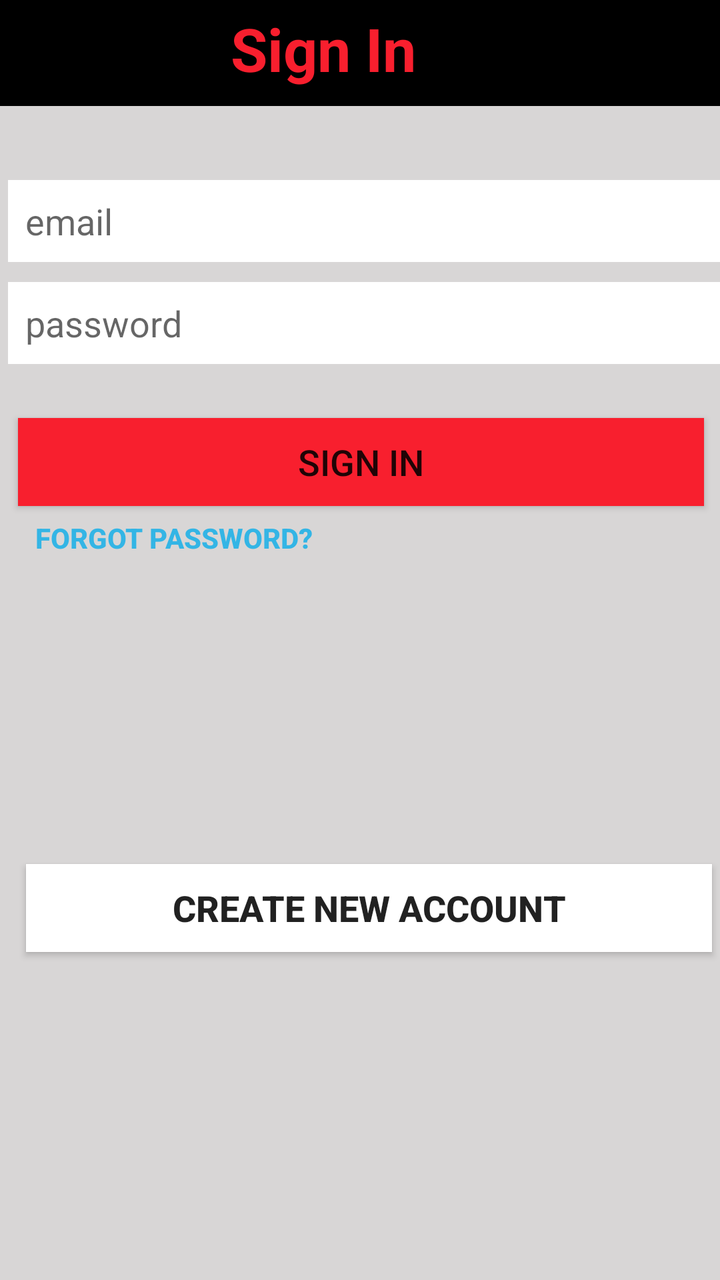
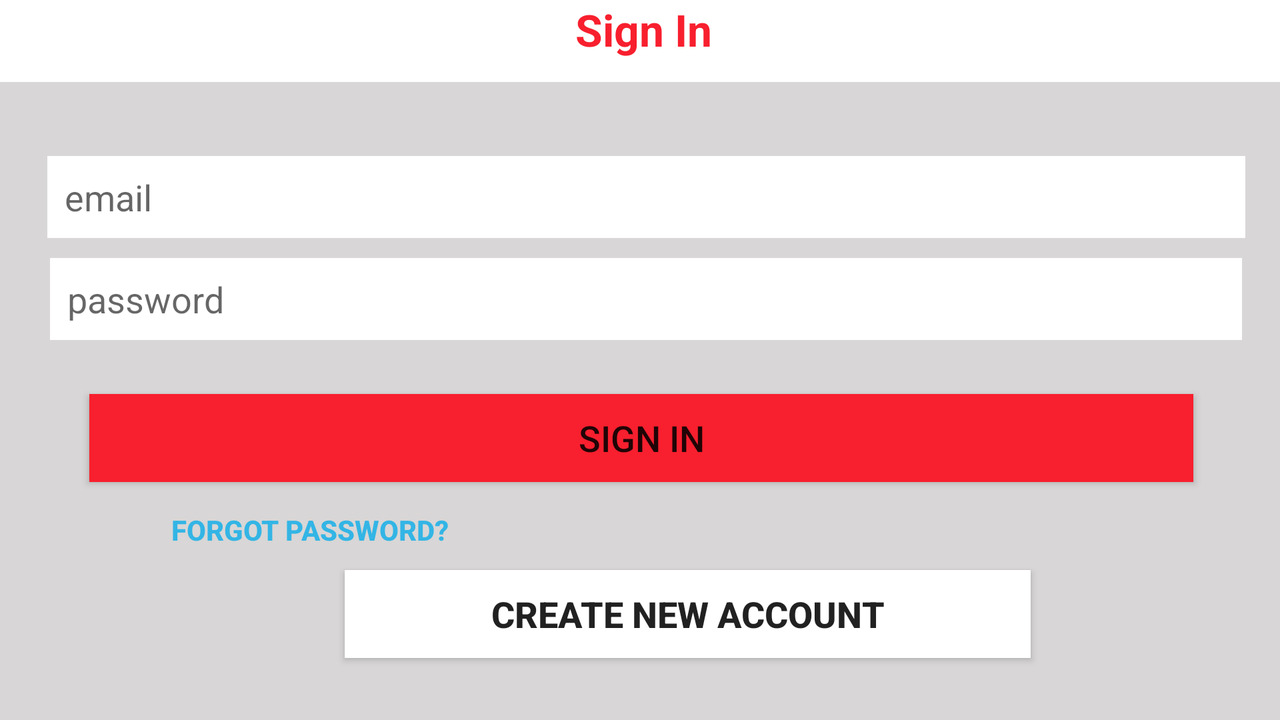

An Android layout and its configuration variant, each rendered on a device that would load it. The default file and the variant file are quoted in full after the pictures.
<!-- AndroidManifest.xml: application theme AppTheme -->
<!-- res/layout/activity_signin.xml -->
<?xml version="1.0" encoding="utf-8"?>
<android.support.constraint.ConstraintLayout xmlns:android="http://schemas.android.com/apk/res/android"
    xmlns:app="http://schemas.android.com/apk/res-auto"
    xmlns:tools="http://schemas.android.com/tools"
    android:layout_width="match_parent"
    android:layout_height="match_parent"
    android:background="#d8d6d6"
    tools:context=".Signin">

    <android.support.v7.widget.Toolbar
        android:id="@+id/toolbar"
        android:layout_width="500dp"
        android:layout_height="53dp"
        android:background="@android:color/black"
        android:minHeight="?attr/actionBarSize"
        android:theme="?attr/actionBarTheme"
        app:layout_constraintEnd_toEndOf="parent"
        app:layout_constraintHorizontal_bias="0.655"
        app:layout_constraintStart_toStartOf="parent"
        app:layout_constraintTop_toTopOf="parent" />

    <TextView
        android:id="@+id/textView"
        android:layout_width="wrap_content"
        android:layout_height="40dp"
        android:layout_marginEnd="152dp"
        android:layout_marginRight="152dp"
        android:layout_marginTop="4dp"
        android:text="Sign In"
        android:textColor="#FFF81F2E"
        android:textSize="30sp"
        android:textStyle="bold"
        app:layout_constraintEnd_toEndOf="parent"
        app:layout_constraintTop_toTopOf="parent" />

    <EditText
        android:id="@+id/editText"
        android:layout_width="358dp"
        android:layout_height="41dp"
        android:layout_marginEnd="10dp"
        android:layout_marginLeft="16dp"
        android:layout_marginRight="10dp"
        android:layout_marginStart="16dp"
        android:layout_marginTop="37dp"
        android:background="@android:color/background_light"
        android:ems="10"
        android:hint="  email"
        android:inputType="textEmailAddress"
        app:layout_constraintEnd_toEndOf="parent"
        app:layout_constraintStart_toStartOf="parent"
        app:layout_constraintTop_toBottomOf="@+id/toolbar" />

    <EditText
        android:id="@+id/editText2"
        android:layout_width="358dp"
        android:layout_height="41dp"
        android:layout_marginEnd="10dp"
        android:layout_marginLeft="16dp"
        android:layout_marginRight="10dp"
        android:layout_marginStart="16dp"
        android:layout_marginTop="10dp"
        android:background="@android:color/background_light"
        android:ems="10"
        android:hint="  password"
        android:inputType="textPassword"
        app:layout_constraintEnd_toEndOf="parent"
        app:layout_constraintStart_toStartOf="parent"
        app:layout_constraintTop_toBottomOf="@+id/editText" />

    <Button
        android:id="@+id/button"
        android:layout_width="343dp"
        android:layout_height="44dp"
        android:layout_marginEnd="20dp"
        android:layout_marginLeft="21dp"
        android:layout_marginRight="20dp"
        android:layout_marginStart="21dp"
        android:layout_marginTop="27dp"
        android:background="#FFF81F2E"
        android:text="Sign In"
        android:textSize="18sp"
        app:layout_constraintEnd_toEndOf="parent"
        app:layout_constraintStart_toStartOf="parent"
        app:layout_constraintTop_toBottomOf="@+id/editText2" />

    <Button
        android:id="@+id/button2"
        android:layout_width="343dp"
        android:layout_height="44dp"
        android:layout_marginEnd="16dp"
        android:layout_marginLeft="25dp"
        android:layout_marginRight="16dp"
        android:layout_marginStart="25dp"
        android:layout_marginTop="147dp"
        android:background="@android:color/background_light"
        android:text="CREATE NEW ACCOUNT"
        android:textSize="18sp"
        android:textStyle="bold"
        app:layout_constraintEnd_toEndOf="parent"
        app:layout_constraintStart_toStartOf="parent"
        app:layout_constraintTop_toBottomOf="@+id/button3" />

    <Button
        android:id="@+id/button3"
        android:layout_width="197dp"
        android:layout_height="32dp"
        android:layout_marginEnd="187dp"
        android:layout_marginRight="187dp"
        android:background="@android:color/transparent"
        android:text="Forgot password?"
        android:textColor="@android:color/holo_blue_light"
        android:textStyle="bold"
        app:layout_constraintEnd_toEndOf="parent"
        app:layout_constraintStart_toStartOf="parent"
        app:layout_constraintTop_toBottomOf="@+id/button" />

</android.support.constraint.ConstraintLayout>
<!-- resources referenced by this layout -->
<resources>
  <style name="AppTheme" parent="Theme.AppCompat.Light.DarkActionBar">
          
          <item name="cardViewStyle">@style/CardView</item>
          <item name="colorPrimary">@color/colorPrimary</item>
          <item name="colorPrimaryDark">@color/colorPrimaryDark</item>
          <item name="colorAccent">@color/colorAccent</item>
      </style>
  <color name="colorPrimary">#3F51B5</color>
  <color name="colorPrimaryDark">#303F9F</color>
  <color name="colorAccent">#FF4081</color>
</resources>
<!-- res/layout-land/activity_signin.xml (the author's variant of the layout above) -->
<!-- drawn on the phone turned sideways -->
<?xml version="1.0" encoding="utf-8"?>
<android.support.constraint.ConstraintLayout xmlns:android="http://schemas.android.com/apk/res/android"
    xmlns:app="http://schemas.android.com/apk/res-auto"
    xmlns:tools="http://schemas.android.com/tools"
    android:layout_width="match_parent"
    android:layout_height="match_parent"
    android:background="#d8d6d6"
    tools:context=".Signin">

    <android.support.v7.widget.Toolbar
        android:id="@+id/toolbar"
        android:layout_width="680dp"
        android:layout_height="41dp"
        android:background="@android:color/background_light"
        android:minHeight="?attr/actionBarSize"
        android:theme="?attr/actionBarTheme"
        app:layout_constraintEnd_toEndOf="parent"
        app:layout_constraintHorizontal_bias="0.655"
        app:layout_constraintStart_toStartOf="parent"
        app:layout_constraintTop_toTopOf="parent" />

    <TextView
        android:id="@+id/textView"
        android:layout_width="wrap_content"
        android:layout_height="40dp"
        android:layout_marginEnd="284dp"
        android:layout_marginRight="284dp"
        android:text="Sign In"
        android:textColor="#FFF81F2E"
        android:textSize="22sp"
        android:textStyle="bold"
        app:layout_constraintEnd_toEndOf="parent"
        app:layout_constraintTop_toTopOf="parent" />

    <EditText
        android:id="@+id/editText"
        android:layout_width="599dp"
        android:layout_height="41dp"
        android:layout_marginEnd="10dp"
        android:layout_marginLeft="16dp"
        android:layout_marginRight="10dp"
        android:layout_marginStart="16dp"
        android:layout_marginTop="37dp"
        android:background="@android:color/background_light"
        android:ems="10"
        android:hint="  email"
        android:inputType="textEmailAddress"
        app:layout_constraintEnd_toEndOf="parent"
        app:layout_constraintStart_toStartOf="parent"
        app:layout_constraintTop_toBottomOf="@+id/toolbar" />

    <EditText
        android:id="@+id/editText2"
        android:layout_width="596dp"
        android:layout_height="41dp"
        android:layout_marginEnd="10dp"
        android:layout_marginLeft="16dp"
        android:layout_marginRight="10dp"
        android:layout_marginStart="16dp"
        android:layout_marginTop="10dp"
        android:background="@android:color/background_light"
        android:ems="10"
        android:hint="  password"
        android:inputType="textPassword"
        app:layout_constraintEnd_toEndOf="parent"
        app:layout_constraintStart_toStartOf="parent"
        app:layout_constraintTop_toBottomOf="@+id/editText" />

    <Button
        android:id="@+id/button"
        android:layout_width="552dp"
        android:layout_height="44dp"
        android:layout_marginEnd="20dp"
        android:layout_marginLeft="21dp"
        android:layout_marginRight="20dp"
        android:layout_marginStart="21dp"
        android:layout_marginTop="27dp"
        android:background="#FFF81F2E"
        android:text="Sign In"
        android:textSize="18sp"
        app:layout_constraintEnd_toEndOf="parent"
        app:layout_constraintStart_toStartOf="parent"
        app:layout_constraintTop_toBottomOf="@+id/editText2" />

    <Button
        android:id="@+id/button3"
        android:layout_width="197dp"
        android:layout_height="32dp"
        android:layout_marginEnd="187dp"
        android:layout_marginRight="187dp"
        android:layout_marginTop="8dp"
        android:background="@android:color/transparent"
        android:text="Forgot password?"
        android:textColor="@android:color/holo_blue_light"
        android:textStyle="bold"
        app:layout_constraintEnd_toEndOf="parent"
        app:layout_constraintHorizontal_bias="0.22"
        app:layout_constraintStart_toStartOf="parent"
        app:layout_constraintTop_toBottomOf="@+id/button" />

    <Button
        android:id="@+id/button2"
        android:layout_width="343dp"
        android:layout_height="44dp"
        android:layout_marginEnd="16dp"
        android:layout_marginLeft="25dp"
        android:layout_marginRight="16dp"
        android:layout_marginStart="25dp"
        android:layout_marginTop="4dp"
        android:background="@android:color/background_light"
        android:text="CREATE NEW ACCOUNT"
        android:textSize="18sp"
        android:textStyle="bold"
        app:layout_constraintEnd_toEndOf="parent"
        app:layout_constraintHorizontal_bias="0.575"
        app:layout_constraintStart_toStartOf="parent"
        app:layout_constraintTop_toBottomOf="@+id/button3" />

</android.support.constraint.ConstraintLayout>
